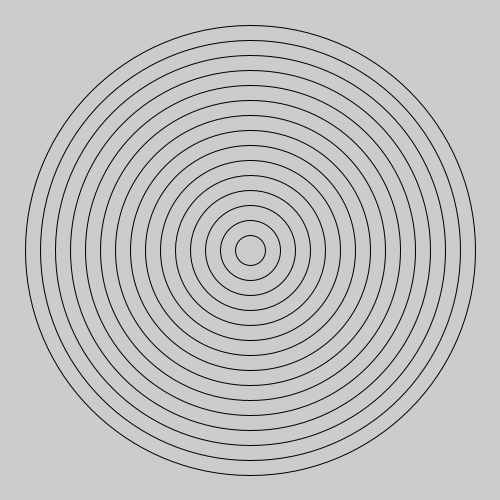
Frame 1 (no input)
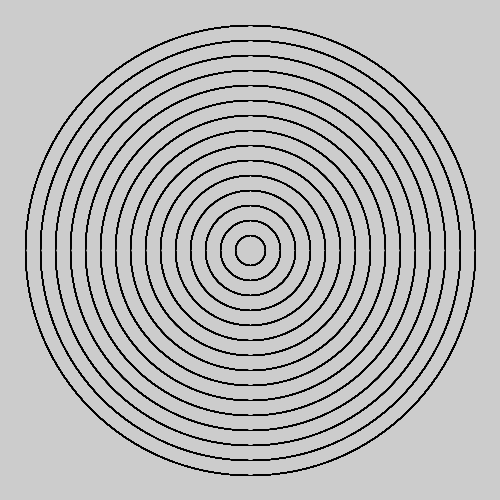
Frame 60 (the mouse pressed at the canvas centre just before this capture)
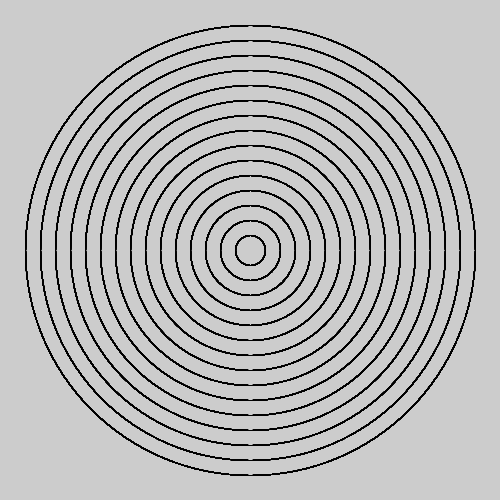
Frame 120 (the mouse held since frame 60 and released just before this capture)

The Processing sketch that drew these frames (run headless with seeded random() and noise(); from frame 60 on, the mouse is pressed at the canvas centre):

// Processing sketch: quiz
// ── quiz.pde

void setup() {
  size(500, 500);
  smooth();
}

void draw() {
  for (int i = 1; i <= 15; i++) {
    myEllipse(i*30);
  }
}

// Function

void myEllipse(int diameter) {
  noFill();
  stroke(0);
  ellipse(width/2, height/2, diameter, diameter);
}
